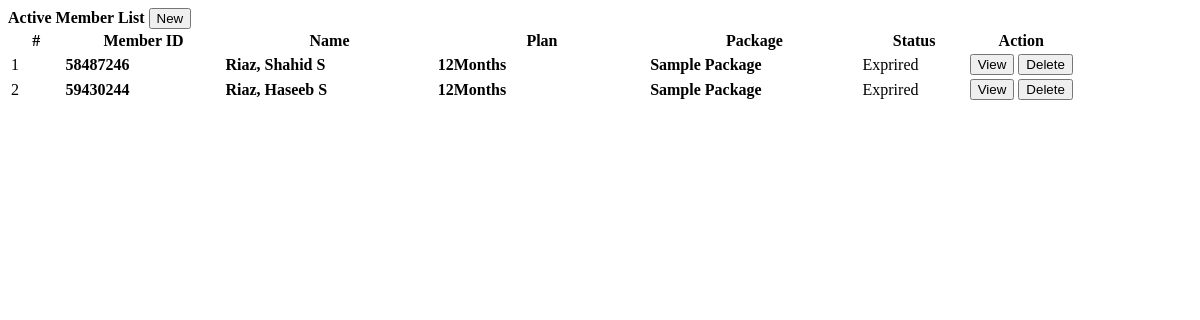
/registered_members.php, run on the app's committed database.
### tables this page shows
CREATE TABLE `registration_info` (
  `id` int(30) NOT NULL,
  `member_id` int(30) NOT NULL,
  `plan_id` int(30) NOT NULL,
  `package_id` int(30) NOT NULL,
  `start_date` date NOT NULL,
  `end_date` date NOT NULL,
  `trainer_id` tinyint(30) NOT NULL,
  `status` tinyint(1) NOT NULL DEFAULT 1 COMMENT '0=Inactive, 1= Active',
  `date_created` date DEFAULT current_timestamp()
);

CREATE TABLE `members` (
  `id` int(30) NOT NULL,
  `member_id` int(30) NOT NULL,
  `firstname` varchar(100) NOT NULL,
  `middlename` varchar(100) NOT NULL,
  `lastname` varchar(100) NOT NULL,
  `gender` varchar(20) NOT NULL,
  `contact` varchar(100) NOT NULL,
  `address` text NOT NULL,
  `email` varchar(100) NOT NULL,
  `date_created` datetime NOT NULL DEFAULT current_timestamp()
);

CREATE TABLE `plans` (
  `id` int(30) NOT NULL,
  `plan` int(30) NOT NULL,
  `amount` float NOT NULL
);

CREATE TABLE `packages` (
  `id` int(30) NOT NULL,
  `package` varchar(200) NOT NULL,
  `description` text NOT NULL,
  `amount` float NOT NULL
);

### registered_members.php (the view, shortened to what this page needs)
<?php include('db_connect.php');?>
<div class="container-fluid">
	<div class="col-lg-12">
		<div class="row">
			<div class="col-md-12">
				<div class="card">
					<div class="card-header">
						<b>Active Member List</b>
						<span class="">
							<button class="btn btn-primary btn-block btn-sm col-sm-2 float-right" type="button" id="new_member">
					<i class="fa fa-plus"></i> New</button>
				</span>
					</div>
					<div class="card-body">
						<table class="table table-bordered table-condensed table-hover">
							<colgroup>
								<col width="5%">
								<col width="15%">
								<col width="20%">
								<col width="20%">
								<col width="20%">
								<col width="10%">
							</colgroup>
							<thead>
								<tr>
									<th class="text-center">#</th>
									<th class="">Member ID</th>
									<th class="">Name</th>
									<th class="">Plan</th>
									<th class="">Package</th>
									<th class="">Status</th>
									<th class="text-center">Action</th>
								</tr>
							</thead>
							<tbody>
								<?php
								$i = 1;
								$member =  $conn->query("SELECT r.*,p.plan,pp.package,concat(m.lastname,', ',m.firstname,' ',m.middlename) as name,m.member_id from registration_info r inner join members m on m.id = r.member_id inner join plans p on p.id = r.plan_id inner join packages pp on pp.id = r.package_id where r.status = 1 order by r.id asc");
								while($row=$member->fetch_assoc()):
								?>
								<tr>
									<td class="text-center"><?php echo $i++ ?></td>
									<td class="">
										 <p><b><?php echo $row['member_id'] ?></b></p>
									</td>
									<td class="">
										 <p><b><?php echo ucwords($row['name']) ?></b></p>
									</td>
									<td class="">
										 <p><b><?php echo $row['plan']. 'Months' ?></b></p>
									</td>
									<td class="">
										 <p><b><?php echo $row['package'] ?></b></p>
									</td>
									<td class="text-center">
										<?php if(strtotime(date('Y-m-d')) <= strtotime($row['end_date'])): ?>
										<span class="badge badge-success">Active</span>
										<?php else: ?>
										<span class="badge badge-danger">Exprired</span>
										<?php endif; ?>
									</td>
									<td class="text-center">
										<button class="btn btn-sm btn-outline-primary view_member" type="button" data-id="<?php echo $row['id'] ?>" >View</button>
										<button class="btn btn-sm btn-outline-danger delete_member" type="button" data-id="<?php echo $row['id'] ?>">Delete</button>
									</td>
								</tr>
								<?php endwhile; ?>
							</tbody>
						</table>
					</div>
				</div>
			</div>
		</div>
	</div>
</div>

### registered_members.php (style rules this page uses)
td { vertical-align: middle !important; }
td p { margin: unset }

### data on the page
registration_info: member.member_id "58487246", name "Riaz, Shahid S", plan.plan "12", package.package "Sample Package", end_date "Exprired"
registration_info: member.member_id "59430244", name "Riaz, Haseeb S", plan.plan "12", package.package "Sample Package", end_date "Exprired"
